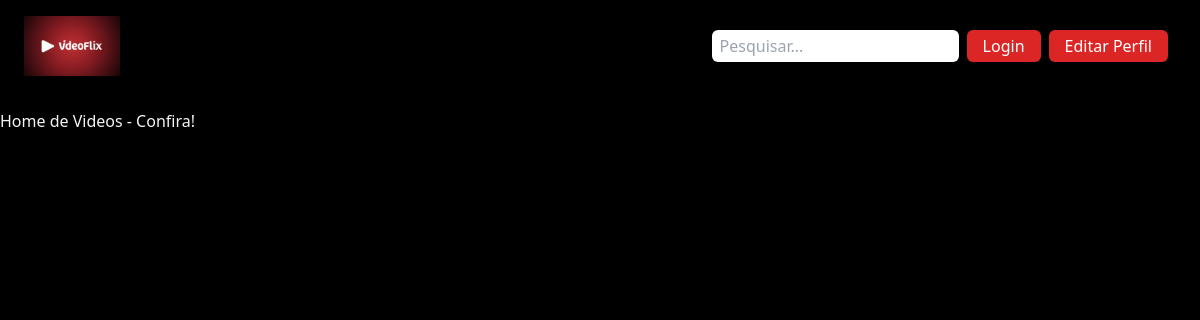
The app's page /videos/, older data.
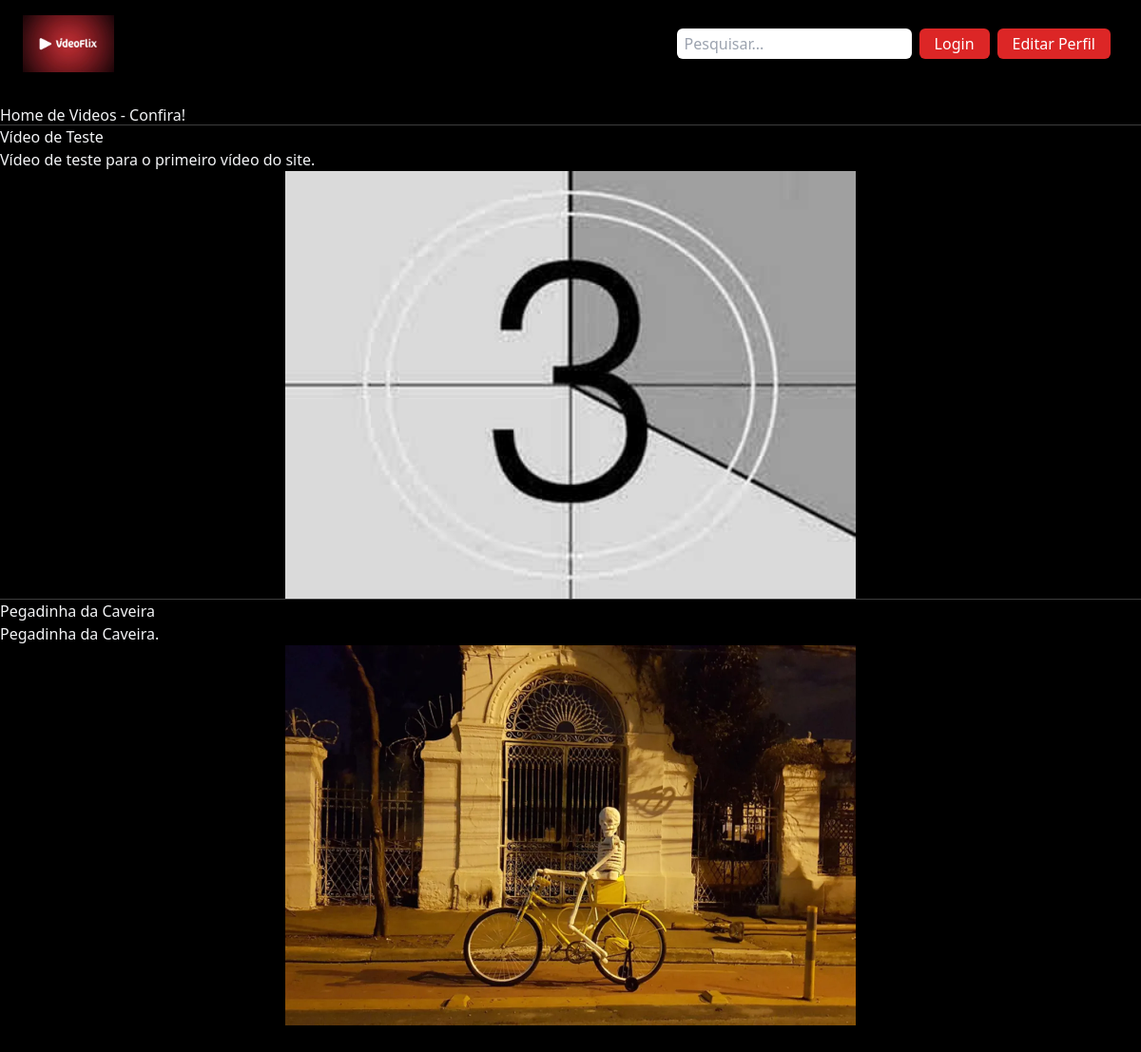
The same page, newer data.
### video/models.py (models this page shows)
class Filme(models.Model):
    titulo = models.CharField(max_length=100)
    thumb = models.ImageField(upload_to='thumb_filmes')
    descricao = models.TextField(max_length=1000)
    categoria = models.CharField(max_length=20, choices=LISTA_CATEGORIAS)
    visualizacoes = models.IntegerField(default=0)
    data_criacao = models.DateTimeField(default=timezone.now)
    objects = models.Manager()
    def __str__(self):
        return self.titulo

### video/views.py (the view)
# urls.py: path('videos/', HomeVideos.as_view(), name='homevideos'),
class HomeVideos(ListView):
    template_name = "homevideos.html"
    model = Filme

### video/templates/homevideos.html (shortened to what this page needs)
{% extends 'base.html' %}
{% block content %}
<div class="py-28">
    <h1>Home de Videos - Confira!</h1>
    {% for filme in object_list %}
    <hr>
    <a href="{% url 'video:detalhesvideos' filme.pk %}"><p>{{ filme }}</p></a>
    <p>{{ filme.descricao }}</p>
    <img class="w-1/2 h-auto mx-auto my-auto" src="{{ filme.thumb.url }}">
    {% endfor %}
</div>
{% endblock %}

### templates/base.html (shortened to what this page needs)
<!DOCTYPE html>
<html lang="en">
<head>
    <link href="https://cdn.jsdelivr.net/npm/bootstrap@5.3.2/dist/css/bootstrap.min.css" rel="stylesheet">
    <script src="https://cdn.tailwindcss.com"></script>
</head>
<body class="bg-black text-gray-100 font-primary">
    {% include 'navbar.html' %}
    {% block content %}
    {% endblock %}
</body>
</html>

### templates/navbar.html
{% load static %}
<nav class="w-full flex justify-between items-center py-3 px-4 fixed z-50">
    <div class="w-6/12">
        <a href="/">
            <img class="w-2/12" src="{% static 'images/video_flix_logo.jpg' %}">
        </a>
    </div>
    <div class="w-6/12 flex flex-nowrap justify-end">
        <div class="mr-2">
            <form>
                <input type="text" class="py-1 px-2 rounded-md text-black" placeholder="Pesquisar...">
            </form>
        </div>
        <div class="mr-2">
            <a href="#">
                <button class="bg-red-600 text-white py-1 px-3 rounded-md">
                    Login
                </button>
            </a>
        </div>
        <div class="mr-2">
            <a href="#">
                <button class="bg-red-600 text-white py-1 px-3 rounded-md">
                    Editar Perfil
                </button>
            </a>
        </div>
    </div>
</nav>

Row changes from the older to the newer data that the page shows:
added Filme: titulo "Vídeo de Teste", descricao "Vídeo de teste para o primeiro vídeo do site.", thumb (picture)
added Filme: titulo "Pegadinha da Caveira", descricao "Pegadinha da Caveira.", thumb (picture)
